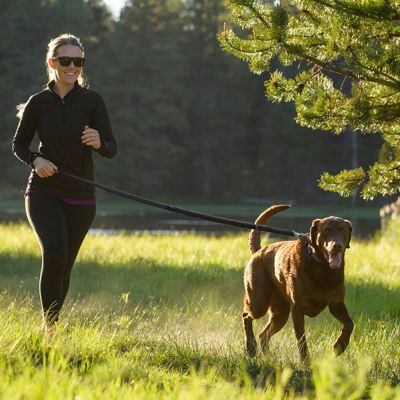
#> input picture teste.jpg, 400 x 400 px
$ jupyter execute final.ipynb
#> lines starting #> are read from the running program, lines starting #| are printed output that depends on the picture; after the words box and inside, x2 and y2 are one past the last pixel; in counts of white or black regions, pixels touching at a corner belong together
[cell 1]
import numpy as np
import cv2
from matplotlib import pyplot as plt
import matplotlib.pyplot as plt
import matplotlib.ticker as plticker
try:
    from PIL import Image
except ImportError:
    import Image

[cell 2]
img = cv2.imread("teste.jpg")
#> img is the input picture: shape (400, 400, 3); mean B, G, R 60.7, 104.9, 106.6
x_selected=[]
y_selected=[]
coords=[]
x_grid=[]
y_grid=[]
height=0
width=0
GRID_SIZE = 50

[cell 3]
def add_grid():
    global img, height, width,x_grid,y_grid, GRID_SIZE
    height, width, channels = img.shape
#> height = 400; width = 400; channels = 3

    for x in range(0, width -1, GRID_SIZE):
        x_grid.append(x)
        cv2.line(img, (x, 0), (x, height), (255, 0, 0), 1, 1)
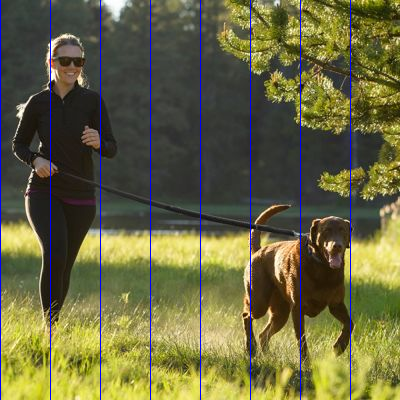
#> img: shape (400, 400, 3); 2% of pixels changed, all inside (x1, y1, x2, y2) = (0, 0, 351, 400)
#> after the loop, x_grid = [0, 50, 100, 150, 200, 250, 300, 350]


    for y in range(0, height -1, GRID_SIZE):
        y_grid.append(y)
        cv2.line(img, (0,y), (width,y), (255, 0, 0), 1, 1)
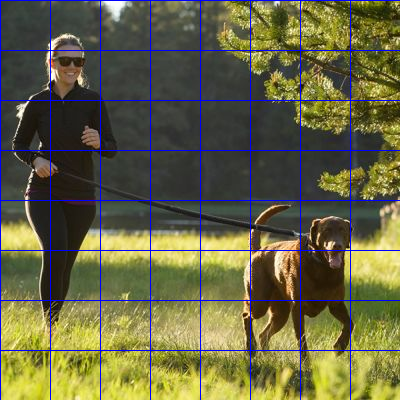
#> img: shape (400, 400, 3); 1.96% of pixels changed, all inside (x1, y1, x2, y2) = (1, 0, 400, 351)
#> after the loop, y_grid = [0, 50, 100, 150, 200, 250, 300, 350]

[cell 4]
def get_points(img, x, y):
    global x_grid, y_grid, x_selected, y_selected, GRID_SIZE
    x_new=x
    y_new=y
    while (x_new not in x_grid):
        if(x_new==width):
            break
        x_new=x_new-1

    while (y_new not in y_grid):
        if(y_new==height):
            break
        y_new=y_new+1

    x_new2 = x_new + GRID_SIZE
    y_new2 = y_new - GRID_SIZE

    x_selected.append(x_new)
    y_selected.append(y_new)
    return x_new,y_new, x_new2,y_new2

[cell 5]
def set_rectangle(img, x, y):
        x_new, y_new,x_new2, y_new2 = get_points(img, x, y)
        cv2.rectangle(img, (x_new, y_new), (x_new2, y_new2), (0,0,255), 1, 1)

[cell 6]
def handle_click(event,x,y,flags,param):
     if event == cv2.EVENT_LBUTTONDOWN:
        set_rectangle(img, x, y)

def create_rec_final(x_selected, y_selected):
    global GRID_SIZE
    x_object = (min(x_selected),max(x_selected)+GRID_SIZE)
    y_object = (min(y_selected)-GRID_SIZE,max(y_selected))
    cv2.rectangle(img, (x_object[0], y_object[1]), (x_object[1], y_object[0]), (0,255,0), 1, 1)
    coords = [x_object[0], y_object[1], x_object[1], y_object[0]]
    return coords

[cell 7]
def print_json():
    import json
    data=[]
    data.append({"rect": coords_dog, "label": 'dog'})
    data.append({"rect": coords_person, "label": 'person'})
    json_dump = json.dumps(data)

[cell 8]
cv2.namedWindow("image")
cv2.setMouseCallback("image", handle_click)

add_grid()
coords_dog=[]
coords_person=[]
while True:
    cv2.imshow("image", img)
    key = cv2.waitKey(1) & 0xFF
#> (key q is pressed here)
